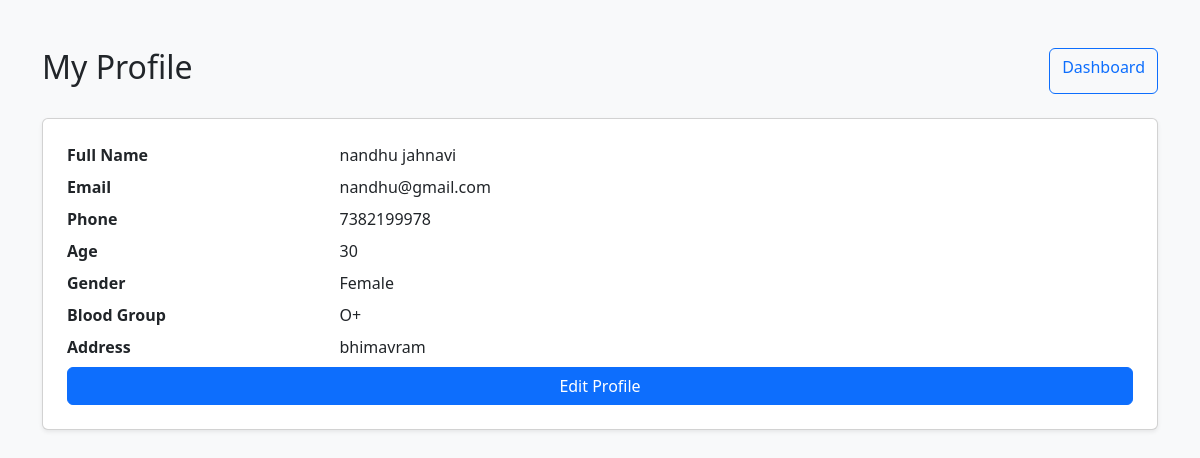
The page /profile (signed in) on the database its author committed.
### tables this page shows
CREATE TABLE patients (

            id INTEGER PRIMARY KEY AUTOINCREMENT,

            full_name TEXT NOT NULL,

            email TEXT UNIQUE NOT NULL,

            phone TEXT NOT NULL,

            age INTEGER NOT NULL,

            gender TEXT,

            blood_group TEXT,

            address TEXT,

            password TEXT NOT NULL

        , patient_id TEXT);

### app.py (the view, shortened to what this page needs)
@app.route("/profile", methods=["GET", "POST"])
@login_required
def profile():
    patient_id = session["patient_database_id"]
    with get_db() as conn: patient = conn.execute("SELECT full_name,email,phone,age,gender,blood_group,address FROM patients WHERE id=?", (patient_id,)).fetchone()
    return render_template("profile.html", patient=patient, editing=request.args.get("edit") == "1")

### app.py (called while the page is built)
def get_db():
    conn = sqlite3.connect(DATABASE_PATH, timeout=10, factory=DatabaseConnection)
    conn.row_factory = sqlite3.Row
    conn.execute("PRAGMA busy_timeout = 10000")
    return conn

def login_required(view):
    @wraps(view)
    def wrapped(*args, **kwargs):
        if "patient_id" not in session:
            flash("Please log in to access that page.", "warning")
            return redirect(url_for("login"))
        return view(*args, **kwargs)
    return wrapped

    def __exit__(self, exc_type, exc_value, traceback):
        try:
            return super().__exit__(exc_type, exc_value, traceback)
        finally:
            self.close()

### templates/profile.html
<!doctype html><html lang="en"><head><meta charset="utf-8"><meta name="viewport" content="width=device-width,initial-scale=1"><title>Profile | Smart Hospital</title><link href="https://cdn.jsdelivr.net/npm/bootstrap@5.3.3/dist/css/bootstrap.min.css" rel="stylesheet"></head><body class="bg-light"><main class="container py-5"><div class="d-flex justify-content-between mb-4"><h2>My Profile</h2><a href="{{ url_for('dashboard') }}" class="btn btn-outline-primary">Dashboard</a></div>{% with messages = get_flashed_messages(with_categories=true) %}{% for category, message in messages %}<div class="alert alert-{{ category }}">{{ message }}</div>{% endfor %}{% endwith %}{% if error %}<div class="alert alert-danger">{{ error }}</div>{% endif %}<div class="card shadow-sm p-4">{% if editing %}<form method="post" action="{{ url_for('profile') }}"><div class="row g-3"><div class="col-md-6"><label class="form-label">Full Name</label><input class="form-control" name="full_name" value="{{ patient.full_name }}" required></div><div class="col-md-6"><label class="form-label">Email</label><input class="form-control" value="{{ patient.email }}" disabled></div><div class="col-md-6"><label class="form-label">Phone</label><input class="form-control" name="phone" value="{{ patient.phone }}" required></div><div class="col-md-6"><label class="form-label">Age</label><input class="form-control" type="number" name="age" value="{{ patient.age }}" required></div><div class="col-md-6"><label class="form-label">Gender</label><input class="form-control" name="gender" value="{{ patient.gender or '' }}"></div><div class="col-md-6"><label class="form-label">Blood Group</label><input class="form-control" name="blood_group" value="{{ patient.blood_group or '' }}"></div><div class="col-12"><label class="form-label">Address</label><textarea class="form-control" name="address">{{ patient.address or '' }}</textarea></div></div><button class="btn btn-primary mt-4">Save Changes</button><a class="btn btn-outline-secondary mt-4" href="{{ url_for('profile') }}">Cancel</a></form>{% else %}<dl class="row mb-0"><dt class="col-sm-3">Full Name</dt><dd class="col-sm-9">{{ patient.full_name }}</dd><dt class="col-sm-3">Email</dt><dd class="col-sm-9">{{ patient.email }}</dd><dt class="col-sm-3">Phone</dt><dd class="col-sm-9">{{ patient.phone }}</dd><dt class="col-sm-3">Age</dt><dd class="col-sm-9">{{ patient.age }}</dd><dt class="col-sm-3">Gender</dt><dd class="col-sm-9">{{ patient.gender or '—' }}</dd><dt class="col-sm-3">Blood Group</dt><dd class="col-sm-9">{{ patient.blood_group or '—' }}</dd><dt class="col-sm-3">Address</dt><dd class="col-sm-9">{{ patient.address or '—' }}</dd></dl><a href="{{ url_for('profile', edit=1) }}" class="btn btn-primary">Edit Profile</a>{% endif %}</div></main></body></html>

### rows shown on the page
patients: full_name "nandhu jahnavi", email "nandhu@gmail.com", phone "7382199978", age "30", gender "Female", blood_group "O+", address "bhimavram"
